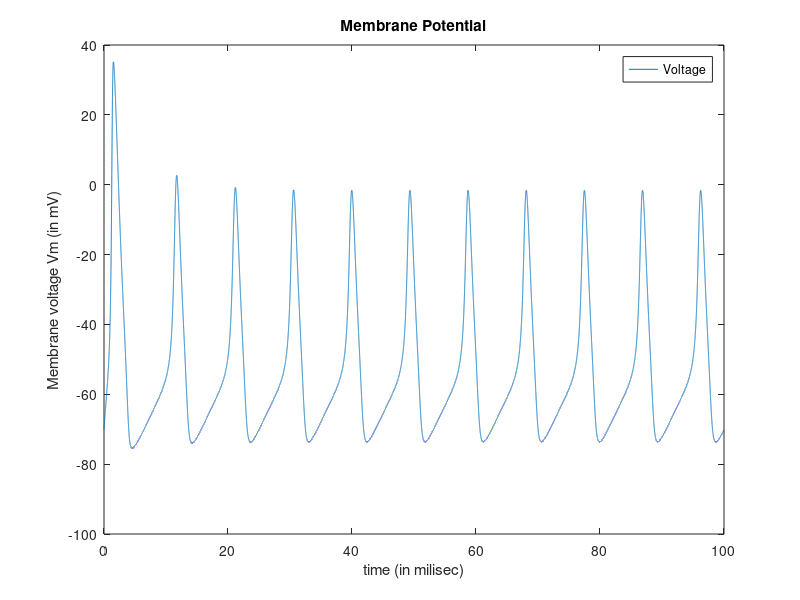
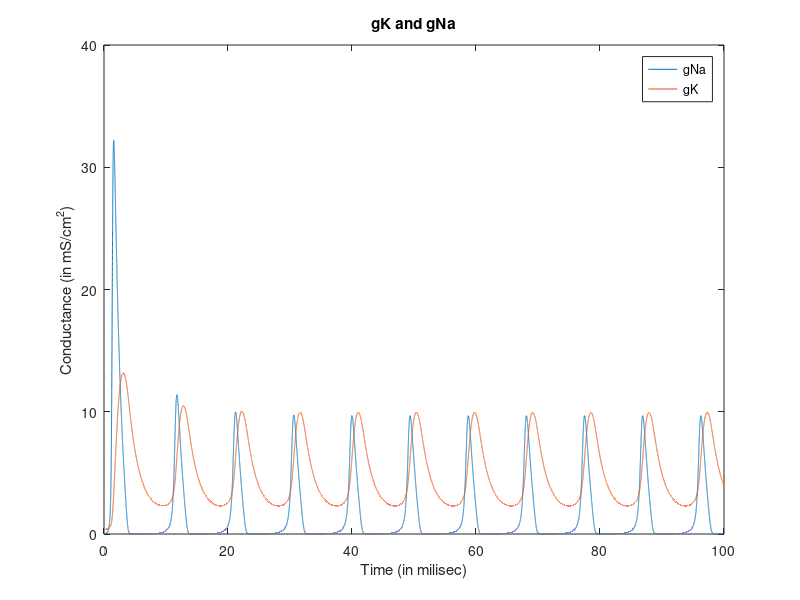

These figures' MATLAB source, in order:
%initialize time
d = .001; %step size
t = [0:d:100];%initiliaze time from 0 to 100 ms
z = length(t);
%constants:
gbarK = 36;
gbarNa = 120;
gbarL = 0.3;
Ek = -12; %mV  Nernst Potential for K
ENa = 115; %mV Nernst Potential for K
EL = 10.6; %mV Leakage Nernst Potential
Vrest = -70; % in miliVolts
Vm = 0; %set membrane potential to resting potential
Cm = 2; %in uF
%gating variables:
am = 0.1*((25-Vm)/(exp((25-Vm)/10) - 1));
Bm = 4*exp(-Vm/18); 
an = .01 * ((10-Vm)/(exp((10-Vm)/10) - 1));
Bn = .125*exp(-Vm/80);
ah = .07*exp(-Vm/20);
Bh = 1/(exp((30-Vm)/10) + 1);
%initialize m,n,h:
m0 = am/(am + Bm);
n0 = an/(an + Bn);
h0 = ah/(ah + Bh);
m=m0;
n=n0;
h=h0;
Iinj = zeros(1,z);  %initialize Iinj vector
%pulseLength = .5/d;  %determine number of descrete time intervals pulse lasts
Iinj = 50;  %set Iinj to asteady current
Vmvec = [Vm zeros(1,z-1)]; %concatonate initial Vm value with a vector of zeros filling the rest.
                            %will plot this vector against time at the end.
gK = zeros(1,z);     %initialize gK, gNa into a vector to record their values.
gNa = zeros(1,z);
    for q = 1:z
        am = 0.1*((25-Vm)/(exp((25-Vm)/10) - 1));  %update alpha and Beta values based on new Vm
        Bm = 4*exp(-Vm/18); 
        an = .01 * ((10-Vm)/(exp((10-Vm)/10) - 1));
        Bn = .125*exp(-Vm/80);
        ah = .07*exp(-Vm/20);
        Bh = 1/(exp((30-Vm)/10) + 1);
        m = m + d*(am*(1-m)-Bm*m);%Eulers for m.  d is step size
        n = n+ d*(an*(1-n)-Bn*n);%Eulers for n.  d is step size
        h = h+ d*(ah*(1-h)-Bh*h);%Eulers for h.  d is step size
        %update currents
        INa = (m^3)*gbarNa*h*(Vm-ENa);%Na current
        IK = (n^4)*gbarK*(Vm-Ek); %K current
        IL = gbarL*(Vm-EL); %Leakage current.  Includes Cl
        Iion = Iinj-IK-INa-IL;
        %update Vm
        Vm = Vm + d*Iion/Cm;  %Eulers for Vm.  dVm/dt = Iion/Cm
        Vmvec(q) = Vm;  %record Vm in a vector to be used for plotting later on
        gNa(q) = (m^3)*gbarNa*h; %record gNa in a vector to be used for plotting later on
        gK(q)= (n^4)*gbarK;   %record gK in a vector to be used for plotting later on
    end
Vmvec = Vmvec + Vrest;  %move the action potential down the y axis to
%center on resting potential
%plot membrane potential
plot(t, Vmvec)
axis([0,100,-100,40]);
xlabel('time (in milisec)')
ylabel('Membrane voltage Vm (in mV)')
title('Membrane Potential')
legend('Voltage')
%plot conductances
figure
plot(t, gNa,t,gK)
axis([0,100,0,40]);
xlabel('Time (in milisec)')
ylabel('Conductance (in mS/cm^2)')
title('gK and gNa')
legend('gNa','gK')